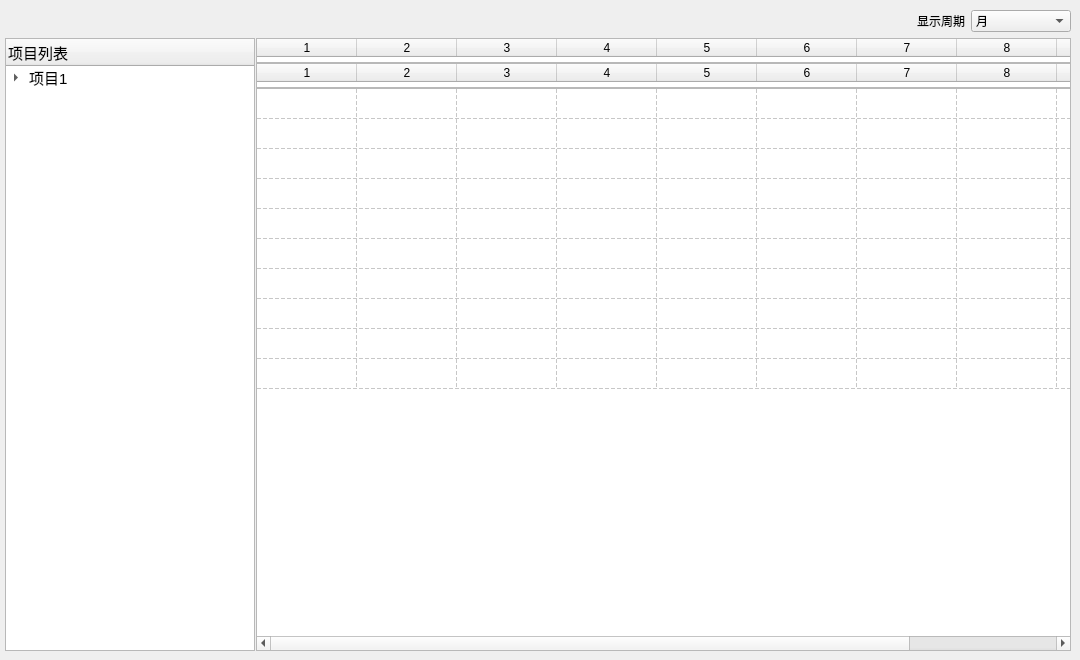
         <widget class="QWidget" name="tab_3">
          <attribute name="title">
           <string>计划进度</string>
          </attribute>
          <widget class="QWidget" name="layoutWidget_2">
           <property name="geometry">
            <rect>
             <x>5</x>
             <y>10</y>
             <width>1066</width>
             <height>641</height>
            </rect>
           </property>
           <layout class="QVBoxLayout" name="verticalLayout_4">
            <property name="sizeConstraint">
             <enum>QLayout::SetNoConstraint</enum>
            </property>
            <item>
             <layout class="QHBoxLayout" name="horizontalLayout_9">
              <item>
               <widget class="QLabel" name="label_10">
                <property name="text">
                 <string/>
                </property>
               </widget>
              </item>
              <item>
               <widget class="QLabel" name="label_19">
                <property name="sizePolicy">
                 <sizepolicy hsizetype="Fixed" vsizetype="Preferred">
                  <horstretch>0</horstretch>
                  <verstretch>0</verstretch>
                 </sizepolicy>
                </property>
                <property name="text">
                 <string>显示周期</string>
                </property>
               </widget>
              </item>
              <item>
               <widget class="QComboBox" name="period_combo">
                <property name="sizePolicy">
                 <sizepolicy hsizetype="Fixed" vsizetype="Fixed">
                  <horstretch>0</horstretch>
                  <verstretch>0</verstretch>
                 </sizepolicy>
                </property>
                <property name="minimumSize">
                 <size>
                  <width>100</width>
                  <height>0</height>
                 </size>
                </property>
                <property name="layoutDirection">
                 <enum>Qt::LeftToRight</enum>
                </property>
                <property name="modelColumn">
                 <number>0</number>
                </property>
                <item>
                 <property name="text">
                  <string>月</string>
                 </property>
                </item>
                <item>
                 <property name="text">
                  <string>周</string>
                 </property>
                </item>
                <item>
                 <property name="text">
                  <string>日</string>
                 </property>
                </item>
               </widget>
              </item>
             </layout>
            </item>
            <item>
             <layout class="QHBoxLayout" name="horizontalLayout_21">
              <property name="spacing">
               <number>1</number>
              </property>
              <item>
               <widget class="QTreeWidget" name="entry_list">
                <property name="sizePolicy">
                 <sizepolicy hsizetype="Preferred" vsizetype="Expanding">
                  <horstretch>0</horstretch>
                  <verstretch>0</verstretch>
                 </sizepolicy>
                </property>
                <property name="maximumSize">
                 <size>
                  <width>250</width>
                  <height>16777215</height>
                 </size>
                </property>
                <property name="sizeIncrement">
                 <size>
                  <width>0</width>
                  <height>0</height>
                 </size>
                </property>
                <property name="baseSize">
                 <size>
                  <width>10</width>
                  <height>0</height>
                 </size>
                </property>
                <property name="font">
                 <font>
                  <pointsize>11</pointsize>
                 </font>
                </property>
                <property name="verticalScrollBarPolicy">
                 <enum>Qt::ScrollBarAlwaysOff</enum>
                </property>
                <property name="horizontalScrollBarPolicy">
                 <enum>Qt::ScrollBarAlwaysOff</enum>
                </property>
                <property name="alternatingRowColors">
                 <bool>true</bool>
                </property>
                <property name="selectionMode">
                 <enum>QAbstractItemView::NoSelection</enum>
                </property>
                <property name="indentation">
                 <number>20</number>
                </property>
                <property name="rootIsDecorated">
                 <bool>true</bool>
                </property>
                <property name="uniformRowHeights">
                 <bool>false</bool>
                </property>
                <property name="allColumnsShowFocus">
                 <bool>false</bool>
                </property>
                <property name="headerHidden">
                 <bool>false</bool>
                </property>
                <column>
                 <property name="text">
                  <string>项目列表</string>
                 </property>
                </column>
                <item>
                 <property name="text">
                  <string>项目1</string>
                 </property>
                 <item>
                  <property name="text">
                   <string>展项1</string>
                  </property>
                  <item>
                   <property name="text">
                    <string>任务1</string>
                   </property>
                  </item>
                 </item>
                 <item>
                  <property name="text">
                   <string>展项2</string>
                  </property>
                  <item>
                   <property name="text">
                    <string>任务2</string>
                   </property>
                  </item>
                 </item>
                </item>
               </widget>
              </item>
              <item>
               <layout class="QVBoxLayout" name="verticalLayout_11">
                <property name="spacing">
                 <number>0</number>
                </property>
                <item>
                 <widget class="QTableWidget" name="period1_table">
                  <property name="sizePolicy">
                   <sizepolicy hsizetype="Expanding" vsizetype="Expanding">
                    <horstretch>0</horstretch>
                    <verstretch>0</verstretch>
                   </sizepolicy>
                  </property>
                  <property name="minimumSize">
                   <size>
                    <width>0</width>
                    <height>15</height>
                   </size>
                  </property>
                  <property name="maximumSize">
                   <size>
                    <width>16777215</width>
                    <height>25</height>
                   </size>
                  </property>
                  <property name="baseSize">
                   <size>
                    <width>0</width>
                    <height>0</height>
                   </size>
                  </property>
                  <property name="frameShape">
                   <enum>QFrame::StyledPanel</enum>
                  </property>
                  <property name="lineWidth">
                   <number>1</number>
                  </property>
                  <property name="verticalScrollBarPolicy">
                   <enum>Qt::ScrollBarAlwaysOff</enum>
                  </property>
                  <property name="horizontalScrollBarPolicy">
                   <enum>Qt::ScrollBarAlwaysOff</enum>
                  </property>
                  <property name="autoScrollMargin">
                   <number>16</number>
                  </property>
                  <property name="wordWrap">
                   <bool>true</bool>
                  </property>
                  <property name="cornerButtonEnabled">
                   <bool>false</bool>
                  </property>
                  <property name="columnCount">
                   <number>14</number>
                  </property>
                  <column/>
                  <column/>
                  <column/>
                  <column/>
                  <column/>
                  <column/>
                  <column/>
                  <column/>
                  <column/>
                  <column/>
                  <column/>
                  <column/>
                  <column/>
                  <column/>
                 </widget>
                </item>
                <item>
                 <widget class="QTableWidget" name="period2_table">
                  <property name="enabled">
                   <bool>true</bool>
                  </property>
                  <property name="sizePolicy">
                   <sizepolicy hsizetype="Preferred" vsizetype="Expanding">
                    <horstretch>0</horstretch>
                    <verstretch>0</verstretch>
                   </sizepolicy>
                  </property>
                  <property name="minimumSize">
                   <size>
                    <width>0</width>
                    <height>15</height>
                   </size>
                  </property>
                  <property name="maximumSize">
                   <size>
                    <width>16777215</width>
                    <height>25</height>
                   </size>
                  </property>
                  <property name="baseSize">
                   <size>
                    <width>0</width>
                    <height>0</height>
                   </size>
                  </property>
                  <property name="focusPolicy">
                   <enum>Qt::WheelFocus</enum>
                  </property>
                  <property name="lineWidth">
                   <number>1</number>
                  </property>
                  <property name="midLineWidth">
                   <number>0</number>
                  </property>
                  <property name="verticalScrollBarPolicy">
                   <enum>Qt::ScrollBarAlwaysOff</enum>
                  </property>
                  <property name="horizontalScrollBarPolicy">
                   <enum>Qt::ScrollBarAlwaysOff</enum>
                  </property>
                  <property name="autoScrollMargin">
                   <number>1</number>
                  </property>
                  <property name="columnCount">
                   <number>10</number>
                  </property>
                  <attribute name="horizontalHeaderHighlightSections">
                   <bool>false</bool>
                  </attribute>
                  <attribute name="verticalHeaderVisible">
                   <bool>false</bool>
                  </attribute>
                  <column/>
                  <column/>
                  <column/>
                  <column/>
                  <column/>
                  <column/>
                  <column/>
                  <column/>
                  <column/>
                  <column/>
                 </widget>
                </item>
                <item>
                 <widget class="QTableWidget" name="schedule_table">
                  <property name="sizePolicy">
                   <sizepolicy hsizetype="Expanding" vsizetype="Expanding">
                    <horstretch>0</horstretch>
                    <verstretch>0</verstretch>
                   </sizepolicy>
                  </property>
                  <property name="baseSize">
                   <size>
                    <width>0</width>
                    <height>100</height>
                   </size>
                  </property>
                  <property name="font">
                   <font>
                    <pointsize>9</pointsize>
                   </font>
                  </property>
                  <property name="frameShadow">
                   <enum>QFrame::Sunken</enum>
                  </property>
                  <property name="autoScroll">
                   <bool>false</bool>
                  </property>
                  <property name="autoScrollMargin">
                   <number>16</number>
                  </property>
                  <property name="alternatingRowColors">
                   <bool>false</bool>
                  </property>
                  <property name="horizontalScrollMode">
                   <enum>QAbstractItemView::ScrollPerPixel</enum>
                  </property>
                  <property name="showGrid">
                   <bool>true</bool>
                  </property>
                  <property name="gridStyle">
                   <enum>Qt::DashLine</enum>
                  </property>
                  <property name="rowCount">
                   <number>10</number>
                  </property>
                  <property name="columnCount">
                   <number>10</number>
                  </property>
                  <attribute name="horizontalHeaderVisible">
                   <bool>false</bool>
                  </attribute>
                  <attribute name="horizontalHeaderHighlightSections">
                   <bool>false</bool>
                  </attribute>
                  <attribute name="verticalHeaderVisible">
                   <bool>false</bool>
                  </attribute>
                  <attribute name="verticalHeaderStretchLastSection">
                   <bool>false</bool>
                  </attribute>
                  <row/>
                  <row/>
                  <row/>
                  <row/>
                  <row/>
                  <row/>
                  <row/>
                  <row/>
                  <row/>
                  <row/>
                  <column/>
                  <column/>
                  <column/>
                  <column/>
                  <column/>
                  <column/>
                  <column/>
                  <column/>
                  <column/>
                  <column/>
                 </widget>
                </item>
               </layout>
              </item>
             </layout>
            </item>
           </layout>
          </widget>
         </widget>
